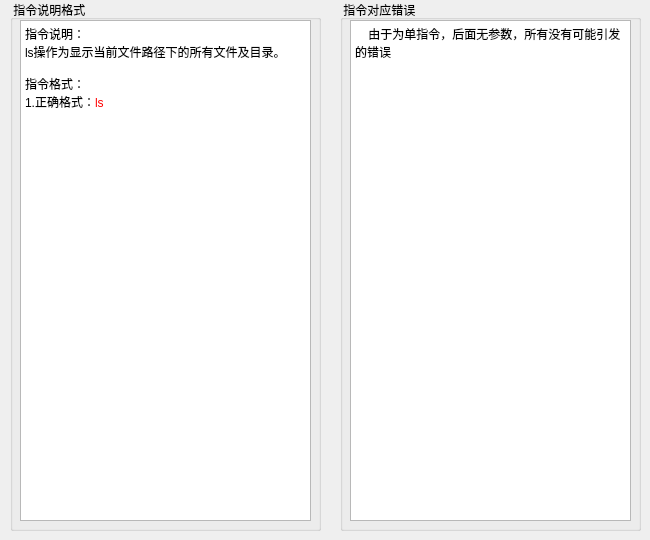
   <widget class="QWidget" name="tab_6">
    <attribute name="title">
     <string>ls</string>
    </attribute>
    <widget class="QGroupBox" name="groupBox_7">
     <property name="geometry">
      <rect>
       <x>340</x>
       <y>0</y>
       <width>301</width>
       <height>531</height>
      </rect>
     </property>
     <property name="title">
      <string> 指令对应错误</string>
     </property>
     <widget class="QTextBrowser" name="textBrowser_9">
      <property name="geometry">
       <rect>
        <x>10</x>
        <y>20</y>
        <width>281</width>
        <height>501</height>
       </rect>
      </property>
      <property name="html">
       <string>&lt;!DOCTYPE HTML PUBLIC &quot;-//W3C//DTD HTML 4.0//EN&quot; &quot;http://www.w3.org/TR/REC-html40/strict.dtd&quot;&gt;
&lt;html&gt;&lt;head&gt;&lt;meta name=&quot;qrichtext&quot; content=&quot;1&quot; /&gt;&lt;style type=&quot;text/css&quot;&gt;
p, li { white-space: pre-wrap; }
&lt;/style&gt;&lt;/head&gt;&lt;body style=&quot; font-family:'SimSun'; font-size:9pt; font-weight:400; font-style:normal;&quot;&gt;
&lt;p style=&quot; margin-top:0px; margin-bottom:0px; margin-left:0px; margin-right:0px; -qt-block-indent:0; text-indent:0px;&quot;&gt;    由于为单指令，后面无参数，所有没有可能引发的错误&lt;/p&gt;&lt;/body&gt;&lt;/html&gt;</string>
      </property>
     </widget>
    </widget>
    <widget class="QGroupBox" name="groupBox_8">
     <property name="geometry">
      <rect>
       <x>10</x>
       <y>0</y>
       <width>311</width>
       <height>531</height>
      </rect>
     </property>
     <property name="title">
      <string> 指令说明格式</string>
     </property>
     <widget class="QTextBrowser" name="textBrowser_10">
      <property name="geometry">
       <rect>
        <x>10</x>
        <y>20</y>
        <width>291</width>
        <height>501</height>
       </rect>
      </property>
      <property name="html">
       <string>&lt;!DOCTYPE HTML PUBLIC &quot;-//W3C//DTD HTML 4.0//EN&quot; &quot;http://www.w3.org/TR/REC-html40/strict.dtd&quot;&gt;
&lt;html&gt;&lt;head&gt;&lt;meta name=&quot;qrichtext&quot; content=&quot;1&quot; /&gt;&lt;style type=&quot;text/css&quot;&gt;
p, li { white-space: pre-wrap; }
&lt;/style&gt;&lt;/head&gt;&lt;body style=&quot; font-family:'SimSun'; font-size:9pt; font-weight:400; font-style:normal;&quot;&gt;
&lt;p style=&quot; margin-top:0px; margin-bottom:0px; margin-left:0px; margin-right:0px; -qt-block-indent:0; text-indent:0px;&quot;&gt;指令说明：&lt;/p&gt;
&lt;p style=&quot; margin-top:0px; margin-bottom:0px; margin-left:0px; margin-right:0px; -qt-block-indent:0; text-indent:0px;&quot;&gt;ls操作为显示当前文件路径下的所有文件及目录。&lt;/p&gt;
&lt;p style=&quot;-qt-paragraph-type:empty; margin-top:0px; margin-bottom:0px; margin-left:0px; margin-right:0px; -qt-block-indent:0; text-indent:0px;&quot;&gt;&lt;br /&gt;&lt;/p&gt;
&lt;p style=&quot; margin-top:0px; margin-bottom:0px; margin-left:0px; margin-right:0px; -qt-block-indent:0; text-indent:0px;&quot;&gt;指令格式：&lt;/p&gt;
&lt;p style=&quot; margin-top:0px; margin-bottom:0px; margin-left:0px; margin-right:0px; -qt-block-indent:0; text-indent:0px;&quot;&gt;1.正确格式：&lt;span style=&quot; color:#ff0000;&quot;&gt;ls&lt;/span&gt;&lt;/p&gt;
&lt;p style=&quot;-qt-paragraph-type:empty; margin-top:0px; margin-bottom:0px; margin-left:0px; margin-right:0px; -qt-block-indent:0; text-indent:0px; color:#ff0000;&quot;&gt;&lt;br /&gt;&lt;/p&gt;&lt;/body&gt;&lt;/html&gt;</string>
      </property>
     </widget>
    </widget>
   </widget>
